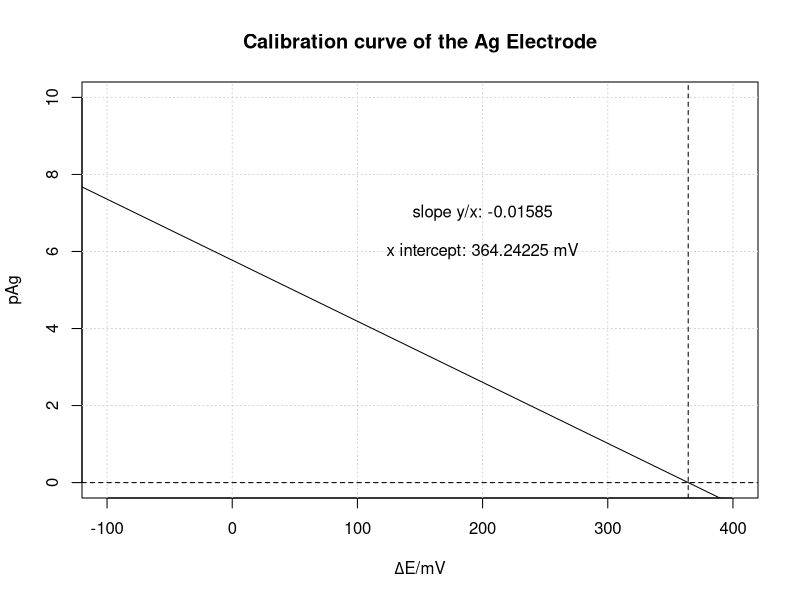

Write R code to recreate this figure.
#Calibration of Potentiometric Titration
data = read.csv("Data/PotentiometricCal.csv",sep=";")
xa = data$V[data$Sol == 'a']
ya = data$E[data$Sol == 'a']


xb = data$V[data$Sol == 'b']
yb = data$E[data$Sol == 'b']



#calculate the required values
caAg = 0.01
cbAg = 0.1

#added Ag in mmol
xa = cumsum(xa) * caAg
xb = cumsum(xb) * cbAg + max(xa)

totV = cumsum(data$V) + 100
x = c(xa,xb)
concentration = x/totV
pAg = -log(concentration,10)
res = data.frame(totV, x, concentration, pAg, data$E)
res


plot(y = data$E,x = pAg, ylim = c(0,10), xlim = c(-100,400), xlab = expression(Delta * "E/mV"), ylab = "pAg", main = "Calibration curve of the Ag Electrode")
grid()

y = -log(concentration[concentration != 0],10)
x = data$E[data$V != 0]
abline(lm(y~x))
line = coef(lm(y~x))
xIntercept = solve(line[2], -line[1]);
abline(v= xIntercept, h = 0, lty = 2)

xIntercept
#slope
line[2]
text(200,7,paste("slope y/x:",round(line[2],5)))
text(200,6,paste("x intercept:",round(xIntercept,5), "mV"))

